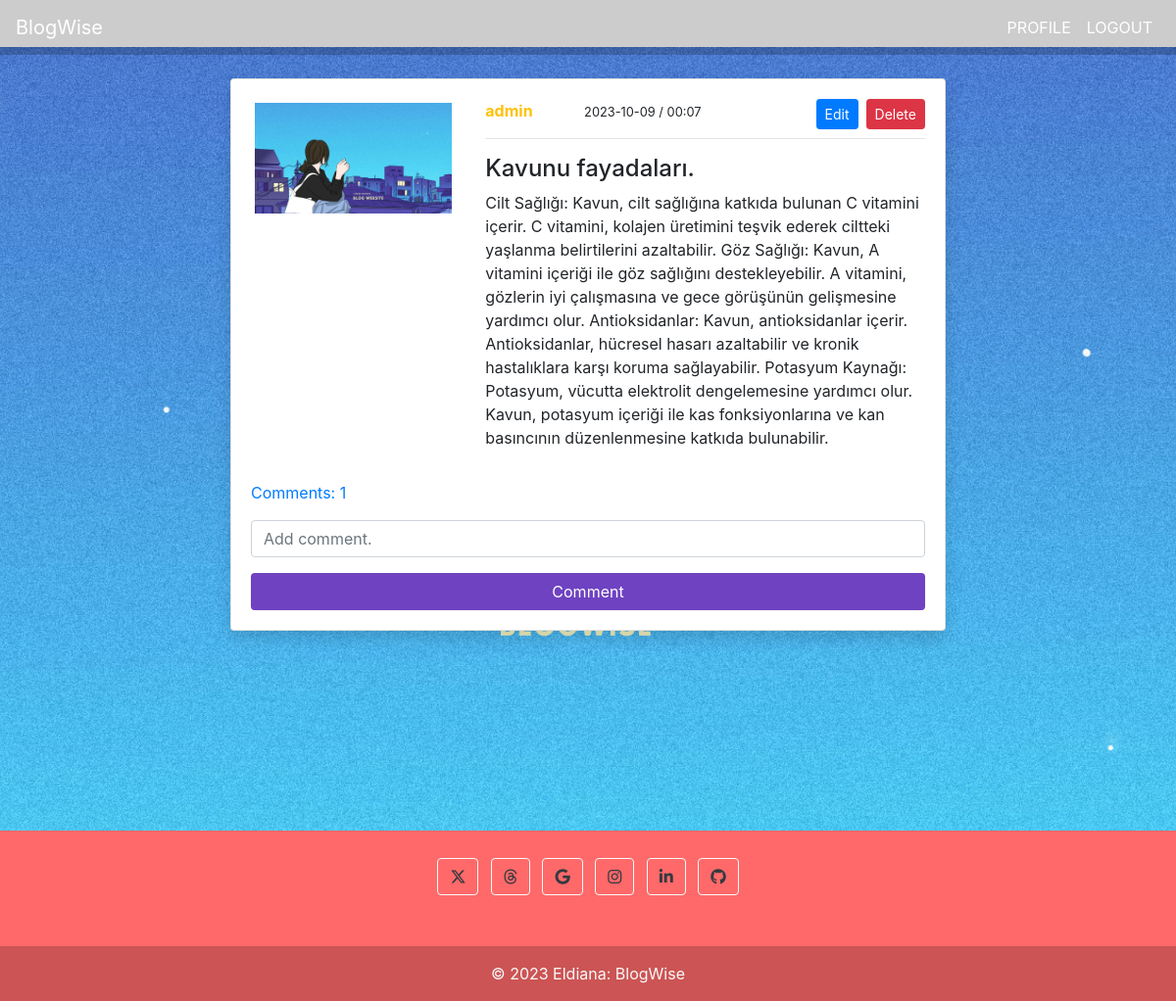
Screenshot of /post_detail/16/ (signed in) with the database file from the repository.
### blogs/models.py (models this page shows, shortened)
class PostModel(models.Model):
    title = models.CharField(max_length=100)
    content = models.TextField()
    author = models.ForeignKey(User, on_delete=models.CASCADE)
    date_created = models.DateTimeField(auto_now_add=True)
    class Meta:
        ordering = ('-date_created',)
    def comment_count(self):
        return self.comment_set.all().count()
    def comments(self):
        return self.comment_set.all()

### users/models.py (models this page shows, shortened)
class ProfileModel(models.Model):
    user = models.OneToOneField(User, on_delete=models.CASCADE)
    image = models.ImageField(default='default.jpg', upload_to='profile', validators=[
                              FileExtensionValidator(['png', 'jpg'])])

### blogs/views.py (the view)
# urls.py: path('post_detail/<int:pk>/', views.post_detail, name='blog-post-detail'),
@login_required
def post_detail(request, pk):
   post = PostModel.objects.get(id=pk)
   if request.method == 'POST':
      c_form = CommentForm(request.POST)
      if c_form.is_valid():
        instance = c_form.save(commit=False)
        instance.user = request.user
        instance.post = post
        instance.save()
        return redirect('blog-post-detail', pk=post.id )
   else:
      c_form = CommentForm()
   context = {
      'post': post,
      'c_form': c_form,
   }
   return render(request, 'blogs/post_detail.html', context)

### blogs/forms.py
class CommentForm(forms.ModelForm):
    content = forms.CharField(
        label='', widget=forms.TextInput(attrs={'placeholder': 'Add comment.','rows': 6}))
    class Meta:
        model = Comment
        fields = ('content',)

### templates/blogs/post_detail.html (shortened to what this page needs)
{% extends 'partials/base.html' %}
{% load crispy_forms_tags %}
{% block content %}
<div class="cov" style=" height: 100vh; overflow: none;">
    <div class="container">
        <div class="row mt-5 pt-3">
            <div class="col-md-8 offset-md-2">
                <div class="card my-3 shadow">
                    <div class="card-body">
                        <div class="row">
                            <div class="col-md-4">
                                <img class="img-thumbnail border-0" src="{{ post.author.profilemodel.image.url }}" alt="profile-img">
                            </div>
                            <div class="col-md-8">
                                <b class="text-warning">{{ post.author.username }}</b>
                                <small class="mx-5">{{ post.date_created|date:'Y-m-d / H:i' }}</small>
                                {% if post.author == request.user %}
                                <span><a class="btn btn-danger float-right btn-sm"
                                        href="{% url 'blog-post-delete' post.id %}">Delete</a></span>
                                <span><a class="btn btn-primary mx-2 float-right btn-sm"
                                        href="{% url 'blog-post-edit' post.id %}">Edit</a></span>
                                {% endif %}
                                <hr>
                                <h4>{{ post.title }}</h4>
                                <p>
                                    {{ post.content }}
                                </p>
                            </div>
                        </div>
                        <p class="mt-3">
                            <a class="" data-toggle="collapse" href="#collapseExample" role="button" aria-expanded="false"
                                aria-controls="collapseExample">
                                Comments: {{ post.comment_count }}
                            </a>
                        </p>
                        <form method="POST">
                            {{ c_form|crispy }}
                            <input class="btn text-white btn btn-block" style="background-color:#6f42c1" type="submit" value="Comment">
                        </form>
                    </div>
                </div>
            </div>
        </div>
    </div>
</div>
{% endblock %}

### static/styles.css (style rules this page uses)
.cov { background: url('/media/er.png'); background-position: center; background-repeat: no-repeat; background-size: cover; height: 100vh; }

### rows the page displays
PostModel: author.profilemodel.image (picture), author.username "admin", date_created "2023-10-09 / 00:07", title "Kavunu fayadaları.", content "Cilt Sağlığı: Kavun, cilt sağlığına katkıda bulunan C vitamini içerir. C vitamini, kolajen üretimini teşvik ederek ciltteki yaşlanma belirtilerini azaltabilir. Göz Sağlığı: Kavun, A vitamini içeriği ile göz sağlığını destekleyebilir. A vitamini, gözlerin iyi çalışmasına ve gece görüşünün gelişmesine yardımcı olur. Antioksidanlar: Kavun, antioksidanlar içerir. Antioksidanlar, hücresel hasarı azaltabilir ve kronik hastalıklara karşı koruma sağlayabilir. Potasyum Kaynağı: Potasyum, vücutta elektrolit dengelemesine yardımcı olur. Kavun, potasyum içeriği ile kas fonksiyonlarına ve kan basıncının düzenlenmesine katkıda bulunabilir.", comment_count "1"
